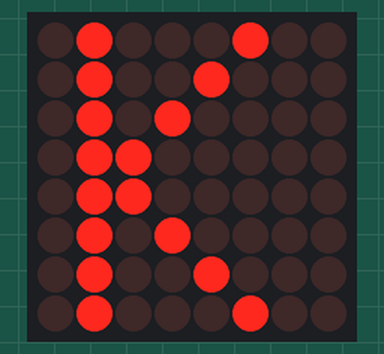
The sketch below on a simulated Arduino Uno, built with avr-gcc and run on an emulated ATmega328P. On the bench: 8×8 LED matrix.

Above: at 0.1 s.

The sketch:

Display_LEDMatrix_LetterK.ino
```cpp
#include <LedControl.h>

LedControl lc = LedControl(12, 11, 10, 1);

byte one[8] = {
  B01000100,
  B01001000,
  B01010000,
  B01100000,
  B01100000,
  B01010000,
  B01001000,
  B01000100
};

void setup() {
  lc.shutdown(0, false);
  lc.setIntensity(0, 8);
  lc.clearDisplay(0);

  for (int i = 0; i < 8; i++) {
    lc.setRow(0, i, one[i]);
  }
}

void loop() {
}
```
